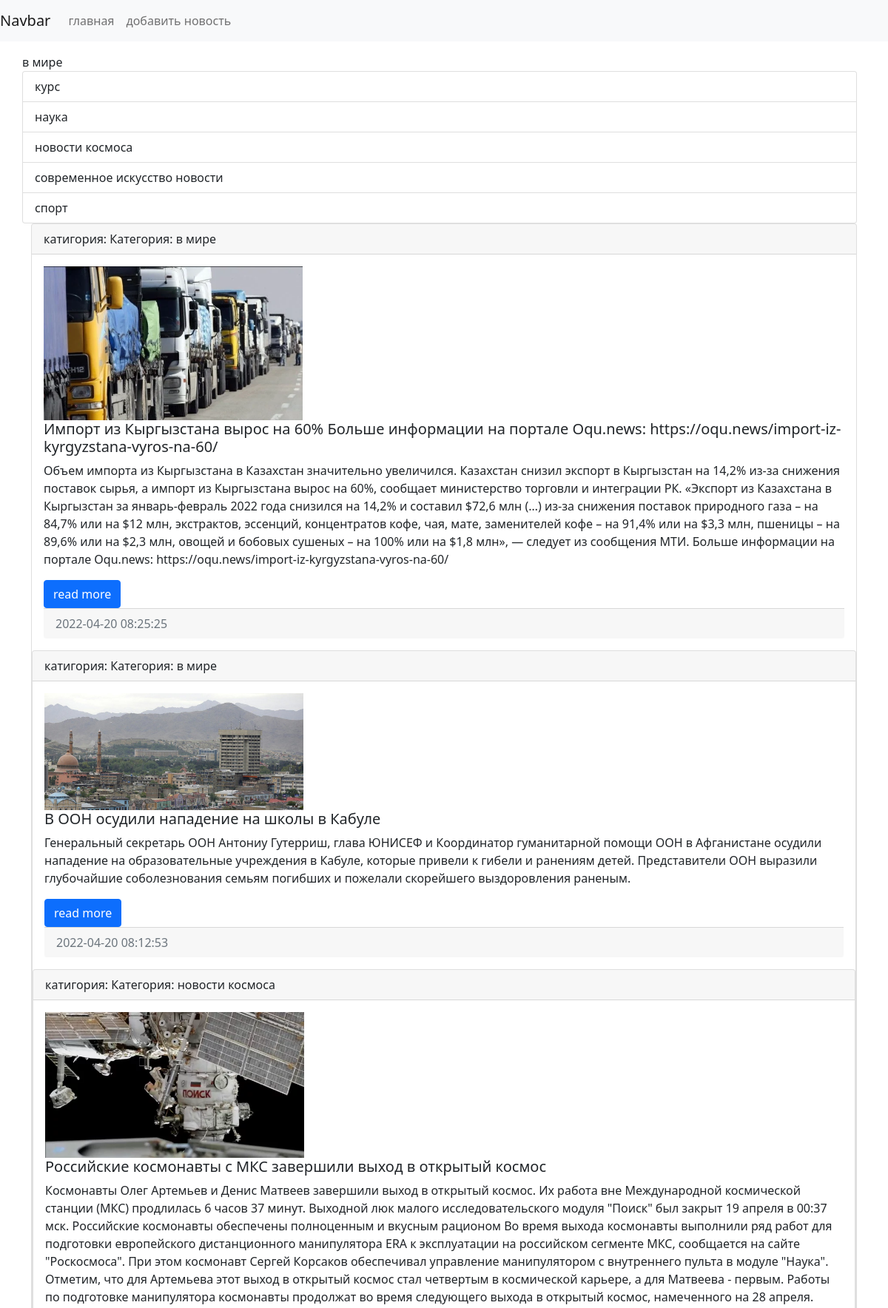
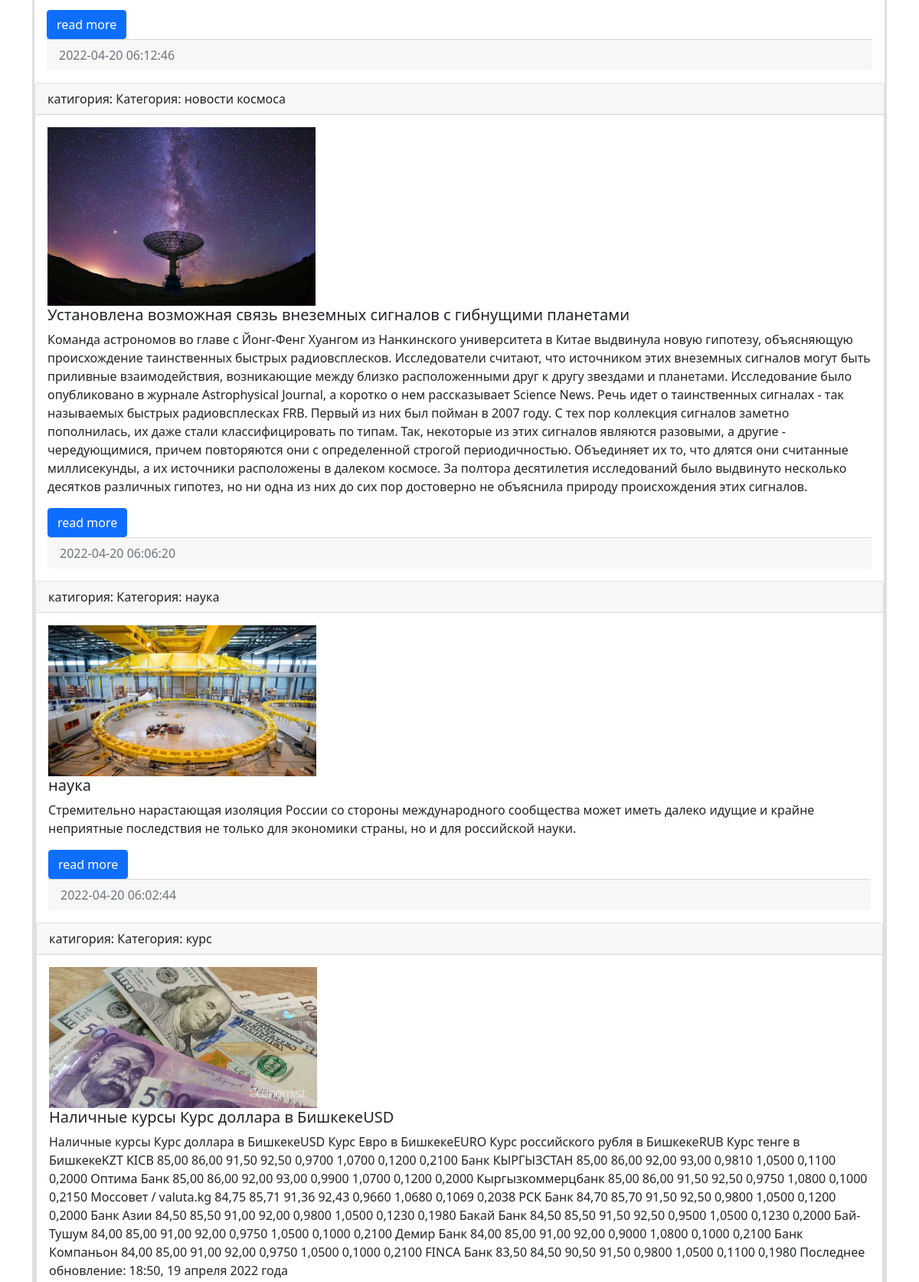
The page / (upper part) on the database its author committed (2 pictures, top to bottom).
### news/models.py (models this page shows, shortened)
class Category(models.Model):
    title = models.CharField(max_length=150, db_index=True, verbose_name='Наименование категории')
    def __str__(self) -> str:
        return f'Категория: {self.title}'
    class Meta:
        verbose_name = 'Категория'
        verbose_name_plural = 'Катагерии'
        ordering = ['title']

class News(models.Model):
    title = models.CharField(max_length=150, verbose_name='Наимование')
    content = models.TextField(blank=True,verbose_name='Контент')
    created_at = models.DateTimeField(auto_now_add=True, verbose_name='Дата публикация')
    update_at = models.DateTimeField(auto_now=True, verbose_name='обновлено')
    photo = models.ImageField(upload_to='photos/%Y/%m/%d/',verbose_name='фото',blank=True)
    is_published = models.BooleanField(default=True,verbose_name='опубликовано')
    category = models.ForeignKey(Category, on_delete=models.PROTECT, null=True,verbose_name='катигория')
    class Meta:
        verbose_name = 'Новость'
        verbose_name_plural = 'Новости'
        ordering = ['-created_at']

### news/views.py (the view)
# urls.py: path('', index, name = 'home'),
def index(request):
    news = News.objects.all()
    categories = Category.objects.all()
    context = {
        'news': news,
        'categories': categories
    }
    return render(request, template_name='news/index.html', context=context)

### news/templates/news/index.html (shortened to what this page needs)
<!doctype html>
<html lang="en">
  <head>
    <link rel="stylesheet" href="https://cdn.jsdelivr.net/npm/bootstrap@5.1.3/dist/css/bootstrap.min.css"
>
</head>
<body>
<nav class="navbar navbar-expand-lg navbar-light bg-light">
    <a class="navbar-brand" href="{% url 'home' %}">Navbar</a>
    <div class="collapse navbar-collapse" id="navbarSupportedContent">
        <ul class="navbar-nav mr-auto ">
            <li class="nav-link" href="{% url 'home' %}">главная</a> </li>
            <li class="nav-link" href="{% url 'home' %}">добавить новость</a> </li>
        </ul>
    </div>
</nav>
<div class="container mt-3">
    <div class="row">
            <div class="list-group"
                {% for item  in categories %}
                <a href="{% url 'category' item.pk %}" class="list-group-item list-group-item-action">{{ item.title }}</a>
                {% endfor %}
            </div>
        </div>
             {% for item in news %}
            <div class="card mb-3">
                <div class="card-header">
                    катигория:<a href-"{% url 'category' item.category.pk %}"> {{ item.category }} </a>
                </div>
                <div class="card-body">
                    <div class="media">
                        {% if item.photo %}
                            <img src="{{ item.photo.url }}" alt="" width="350" class="mr-3">
                        {% else %}
                            <img src="https://picsum.photos/id/1060/350/235/?blur=2"alt="" class="mr-3">
                        {% endif %}
                        <div class="media-body">
                            <h5 class="card-title">{{ item.title }}</h5>
                            <p class="card-text">{{ item.content }}</p>
                            <a href="#" class="btn btn-primary">read more</a>
                        </div>
                    </div>
                <div class="card-footer text-muted">
                    {{ item.created_at|date:"Y-m-d H:i:s" }}
                </div>
            </div>
            {% endfor %}
        </div>
    </div>
</div>
</body>
</html>

### rows shown on the page
Category: title "в мире"
Category: title "курс"
Category: title "наука"
Category: title "новости космоса"
Category: title "современное искусство новости"
Category: title "спорт"
News: category "Категория: в мире", photo (picture), title "Импорт из Кыргызстана вырос на 60% Больше информации на портале Oqu.news: https://oqu.news/import-iz-kyrgyzstana-vyros-na-60/", content "Объем импорта из Кыргызстана в Казахстан значительно увеличился. Казахстан снизил экспорт в Кыргызстан на 14,2% из-за снижения поставок сырья, а импорт из Кыргызстана вырос на 60%, сообщает министерство торговли и интеграции РК. «Экспорт из Казахстана в Кыргызстан за январь-февраль 2022 года снизился на 14,2% и составил $72,6 млн (…) из-за снижения поставок природного газа – на 84,7% или на $12 млн, экстрактов, эссенций, концентратов кофе, чая, мате, заменителей кофе – на 91,4% или на $3,3 млн, пшеницы – на 89,6% или на $2,3 млн, овощей и бобовых сушеных – на 100% или на $1,8 млн», — следует из сообщения МТИ. Больше информации на портале Oqu.news:…", created_at "2022-04-20 08:25:25"
News: category "Категория: в мире", photo (picture), title "В ООН осудили нападение на школы в Кабуле", content "Генеральный секретарь ООН Антониу Гутерриш, глава ЮНИСЕФ и Координатор гуманитарной помощи ООН в Афганистане осудили нападение на образовательные учреждения в Кабуле, которые привели к гибели и ранениям детей. Представители ООН выразили глубочайшие соболезнования семьям погибших и пожелали скорейшего выздоровления раненым.", created_at "2022-04-20 08:12:53"
News: category "Категория: новости космоса", photo (picture), title "Российские космонавты с МКС завершили выход в открытый космос", content "Космонавты Олег Артемьев и Денис Матвеев завершили выход в открытый космос. Их работа вне Международной космической станции (МКС) продлилась 6 часов 37 минут. Выходной люк малого исследовательского модуля \"Поиск\" был закрыт 19 апреля в 00:37 мск. Российские космонавты обеспечены полноценным и вкусным рационом Во время выхода космонавты выполнили ряд работ для подготовки европейского дистанционного манипулятора ERA к эксплуатации на российском сегменте МКС, сообщается на сайте \"Роскосмоса\". При этом космонавт Сергей Корсаков обеспечивал управление манипулятором с внутреннего пульта в модуле \"Наука\". Отметим, что для Артемьева этот выход в открытый космос стал четвертым в космической карьере,…", created_at "2022-04-20 06:12:46"
News: category "Категория: новости космоса", photo (picture), title "Установлена возможная связь внеземных сигналов с гибнущими планетами", content "Команда астрономов во главе с Йонг-Фенг Хуангом из Нанкинского университета в Китае выдвинула новую гипотезу, объясняющую происхождение таинственных быстрых радиовсплесков. Исследователи считают, что источником этих внеземных сигналов могут быть приливные взаимодействия, возникающие между близко расположенными друг к другу звездами и планетами. Исследование было опубликовано в журнале Astrophysical Journal, а коротко о нем рассказывает Science News. Речь идет о таинственных сигналах - так называемых быстрых радиовсплесках FRB. Первый из них был пойман в 2007 году. С тех пор коллекция сигналов заметно пополнилась, их даже стали классифицировать по типам. Так, некоторые из этих сигналов…", created_at "2022-04-20 06:06:20"
News: category "Категория: наука", photo (picture), title "наука", content "Стремительно нарастающая изоляция России со стороны международного сообщества может иметь далеко идущие и крайне неприятные последствия не только для экономики страны, но и для российской науки.", created_at "2022-04-20 06:02:44"
News: category "Категория: курс", photo (picture), title "Наличные курсы Курс доллара в БишкекеUSD", content "Наличные курсы Курс доллара в БишкекеUSD Курс Евро в БишкекеEURO Курс российского рубля в БишкекеRUB Курс тенге в БишкекеKZT KICB 85,00 86,00 91,50 92,50 0,9700 1,0700 0,1200 0,2100 Банк КЫРГЫЗСТАН 85,00 86,00 92,00 93,00 0,9810 1,0500 0,1100 0,2000 Оптима Банк 85,00 86,00 92,00 93,00 0,9900 1,0700 0,1200 0,2000 Кыргызкоммерцбанк 85,00 86,00 91,50 92,50 0,9750 1,0800 0,1000 0,2150 Моссовет / valuta.kg 84,75 85,71 91,36 92,43 0,9660 1,0680 0,1069 0,2038 РСК Банк 84,70 85,70 91,50 92,50 0,9800 1,0500 0,1200 0,2000 Банк Азии 84,50 85,50 91,00 92,00 0,9800 1,0500 0,1230 0,1980 Бакай Банк 84,50 85,50 91,50 92,50 0,9500 1,0500 0,1230 0,2000 Бай-Тушум 84,00 85,00 91,00 92,00 0,9750 1,0500 0,1000…"
